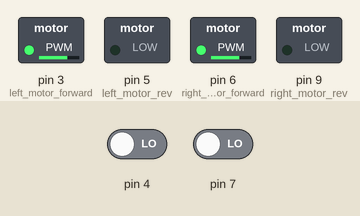
Recording of a sketch running on a simulated Arduino Uno, built with avr-gcc and run on an emulated ATmega328P. On the bench: switched loads named in the sketch (green lamp = pin HIGH). The inputs (shaded band) are chosen by the test bench; at power-on: pin 4 LOW, pin 7 LOW.

Above: at 2.8 s.
2.9 s: pin 4 driven HIGH
At 3.7 s:
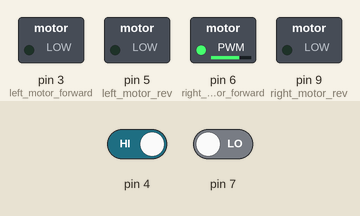
4.5 s: pin 4 driven LOW
At 6.2 s:
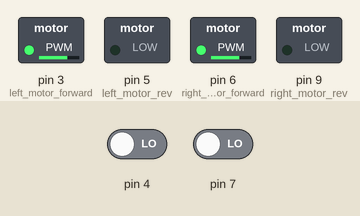
6.5 s: pin 7 driven HIGH
At 7.9 s:
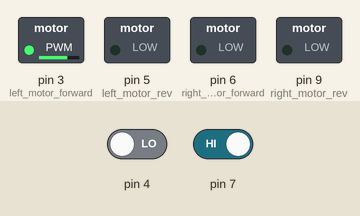
8.5 s: pin 7 driven LOW
At 9.4 s:
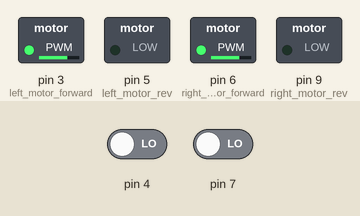
Timing chart, 0 to 11.5 s (numbered marks = the images above; inputs shaded):
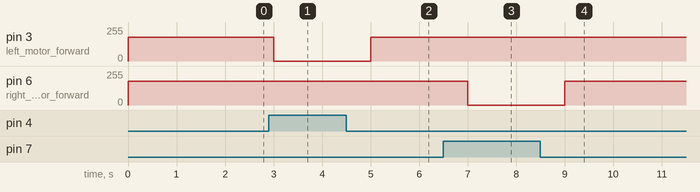

Measured:
- after the input at 2.9 s, pin 3 (left_motor_forward): 180/255 → 0/255 after 0.10 s
- after the input at 4.5 s, pin 3 (left_motor_forward): 0/255 → 180/255 after 0.50 s
- after the input at 6.5 s, pin 6 (right_motor_forward): 180/255 → 0/255 after 0.50 s
- after the input at 8.5 s, pin 6 (right_motor_forward): 0/255 → 180/255 after 0.50 s

The sketch:

line_follower.ino
```cpp
int left_motor_forward=3;
int left_motor_rev=5;
int right_motor_forward=6;
int right_motor_rev=9;
int sen1, sen2;
void setup()
{
  pinMode(left_motor_forward,OUTPUT);
  pinMode(left_motor_rev,OUTPUT);
  pinMode(right_motor_forward,OUTPUT);
  pinMode(right_motor_rev,OUTPUT);
  pinMode(4,INPUT);
  pinMode(7,INPUT);
}
void loop()
{
  sen1=digitalRead(4);
  sen2=digitalRead(7);
  if(sen1==HIGH && sen2==HIGH)
  {
    analogWrite(left_motor_forward,180);
    analogWrite(left_motor_rev,0);
    analogWrite(right_motor_forward,180);
    analogWrite(right_motor_rev,0);
    delay(1000);
  }
  else if(sen1==HIGH && sen2==LOW)
  {
    analogWrite(left_motor_forward,0);
    analogWrite(left_motor_rev,0);
    analogWrite(right_motor_forward,180);
    analogWrite(right_motor_rev,0);
    delay(1000);
  }
  else if(sen1==LOW && sen2==HIGH)
  {
    analogWrite(left_motor_forward,180);
    analogWrite(left_motor_rev,0);
    analogWrite(right_motor_forward,0);
    analogWrite(right_motor_rev,0);
    delay(1000);
  }
  else if(sen1==LOW && sen2==LOW)
  {
    analogWrite(left_motor_forward,180);
    analogWrite(left_motor_rev,0);
    analogWrite(right_motor_forward,180);
    analogWrite(right_motor_rev,0);
    delay(1000);
  }
}
```
